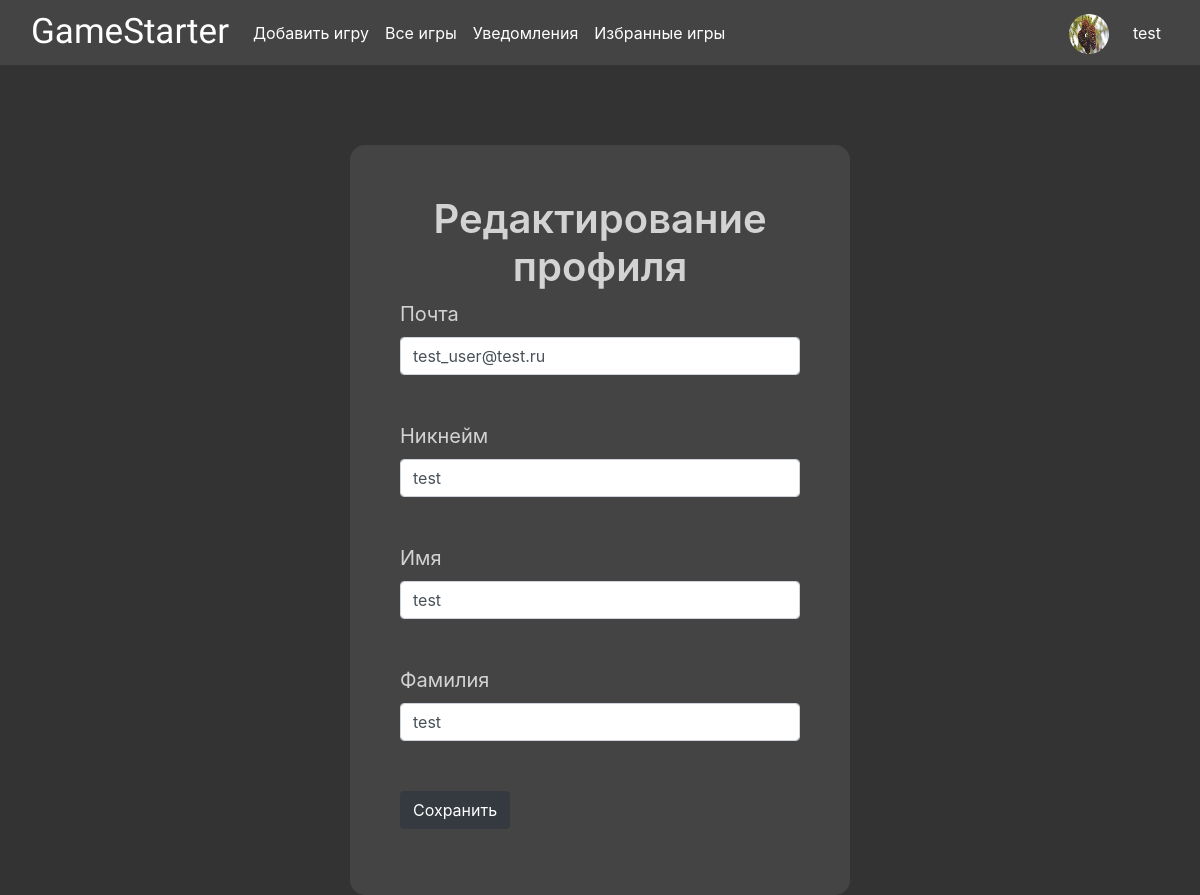
The app's page /profile/edit (signed in) with its own data.
### data/users.py (models this page shows, shortened)
class User(SqlAlchemyBase, SerializerMixin, UserMixin):
    __tablename__ = 'users'
    id = sqlalchemy.Column(sqlalchemy.Integer, primary_key=True, autoincrement=True)
    name = sqlalchemy.Column(sqlalchemy.String, nullable=True)
    nickname = sqlalchemy.Column(sqlalchemy.String, nullable=True)
    is_moderator = sqlalchemy.Column(sqlalchemy.Boolean, nullable=True)
    favorites = sqlalchemy.Column(sqlalchemy.String, nullable=True)
    email = sqlalchemy.Column(sqlalchemy.String, nullable=True, unique=True)
    hashed_password = sqlalchemy.Column(sqlalchemy.String, nullable=True)
    games_when_collaborate = orm.relationship('Game', backref='collaborator', secondary="association")
    profile_image = sqlalchemy.Column(sqlalchemy.String, default='/static/profile_images/default.png')
    notifications = orm.relationship('Notification', back_populates='user')
    games = orm.relationship("Game", back_populates='user')
    comments = orm.relationship('Comment', back_populates='user')
    games_likes = orm.relationship('Game', overlaps="games_dislikes")
    games_dislikes = orm.relationship('Game', overlaps="games_likes")
    comment_likes = orm.relationship('Comment', overlaps="comments_dislikes")
    comment_dislikes = orm.relationship('Comment', overlaps="comment_likes")

### main.py (the view, shortened to what this page needs)
@app.route('/profile/edit', methods=['POST', 'GET'])
def profile_edit():
    if not current_user.is_authenticated:
        return redirect('/preview')
    form = ProfileEditForm()
    if request.method == "GET":
        db_sess = db_session.create_session()
        user = db_sess.query(User).filter(User.id == current_user.id).first()
        form.name.data = user.name.split()[0]
        form.surname.data = user.name.split()[1]
        form.email.data = user.email
        form.nickname.data = user.nickname
    return render_template('edit_profile.html',
                           title='Редактирование профиля',
                           form=form)

### forms/profile_edit.py
class ProfileEditForm(FlaskForm):
    email = EmailField('Почта', validators=[DataRequired()])
    name = StringField('Имя', validators=[DataRequired()])
    surname = StringField('Фамилия', validators=[DataRequired()])
    nickname = StringField('Никнейм', validators=[DataRequired()])
    submit = SubmitField('Сохранить')

### data/db_session.py (called while the page is built)
def create_session() -> Session:
    global __factory
    return __factory()

### main.py (called while the page is built)
@login_manager.user_loader
def load_user(user_id):
    db_sess = db_session.create_session()
    return db_sess.get(User, user_id)

### templates/edit_profile.html (shortened to what this page needs)
{% extends "base.html" %}
{% block content %}
<div class="content">
    <link rel="stylesheet" href="/static/css/login.css">
    <h1>Редактирование профиля</h1>
    <form action="" method="POST" enctype="multipart/form-data">
        <p>
            {{ form.email.label }}<br>
            {{ form.email(class="form-control", type="email") }}<br>
        </p>
        <p>
            {{ form.nickname.label }}<br>
            {{ form.nickname(class="form-control") }}<br>
        </p>
        <p>
            {{ form.name.label }}<br>
            {{ form.name(class="form-control") }}<br>
        </p>
        <p>
            {{ form.surname.label }}<br>
            {{ form.surname(class="form-control") }}<br>
    </p>
        <p style="margin-top: 20px">{{ form.submit(type="submit", class="btn btn-dark") }}</p>
    </form>
</div>
{% endblock %}

### templates/base.html (shortened to what this page needs)
<!doctype html>
<html lang="en">
<head>
    <link rel="stylesheet" href="https://cdn.jsdelivr.net/npm/bootstrap@4.0.0/dist/css/bootstrap.min.css"
>
    <link rel="stylesheet" href="/static/css/style.css">
    <link rel="stylesheet" href="/static/css/profile.css">
    <link rel="stylesheet" href="/static/css/moderation.css">
    <link rel="stylesheet" href="/static/css/game_page.css">
    <link rel="stylesheet" href="/static/css/notificatons.css">
</head>
<body>
<header>
    <nav class="navbar navbar-expand-lg bg-body-tertiary navbar-dark">
        <div class="container-fluid">
            <a class="navbar-brand" href="/">GameStarter</a>
            {% if current_user.is_authenticated %}
            <div class="collapse navbar-collapse" id="navbarSupportedContent">
                <ul class="navbar-nav me-auto mb-2 mb-lg-0">
                    <li class="nav-item">
                        <a class="nav-link active" aria-current="page" href="/game/add">Добавить игру</a>
                    </li>
                    <li>
                        <a class="nav-link active" aria-current="page" href="/">Все игры</a>
                    </li>
                    <li>
                        <a class="nav-link active" aria-current="page" href="/notifications">Уведомления</a>
                    </li>
                    <li>
                        <a class="nav-link active" aria-current="page" href="/favourites">Избранные игры</a>
                    </li>
                </ul>
            </div>
            <a class="navbar-brand" href="/profile/{{current_user.nickname}}"><img class="navbar-user-image" src="{{current_user.profile_image}}" alt=""></a>
            <div class="navbar-nav">
                <li class="nav-item">
                    <a class="nav-link active" aria-current="page" href="/profile/{{current_user.nickname}}">{{current_user.nickname}}</a>
                </li>
            </div>
            {% endif %}
        </div>
    </nav>
</header>
<main role="main" class="container">
    {% block content %}{% endblock %}
</main>
</body>
</html>

### static/css/style.css (style rules this page uses)
body { background-color: #333; color: white; }
nav { background-color: #444; max-height: 65px; }
.navbar-brand { font-family: "Jersey 15"; font-size: 35px; height: fit-content; width: fit-content; }
.navbar-user-image { border-radius: 50%; width: 40px; height: 40px; }

### static/css/game_page.css (style rules this page uses)
.content { padding: 20px; border-radius: 20px; margin: 10px; background-color: #444; display: flex; justify-content: space-between; }
.content h1 { font-size: 40px; font-weight: 600; text-align: center; }
.content p { font-size: 20px; }

### static/css/login.css (style rules this page uses)
h1 { text-align: center; }
.content { background-color: #444; max-width: 500px; display: flex; flex-direction: column; margin: auto; padding: 50px; color: lightgray; border-radius: 15px; margin-top: 10vh; }
body { background-color: #333; }

### records on screen
User: profile_image (picture), nickname "test", email "test_user@test.ru", name "test"
